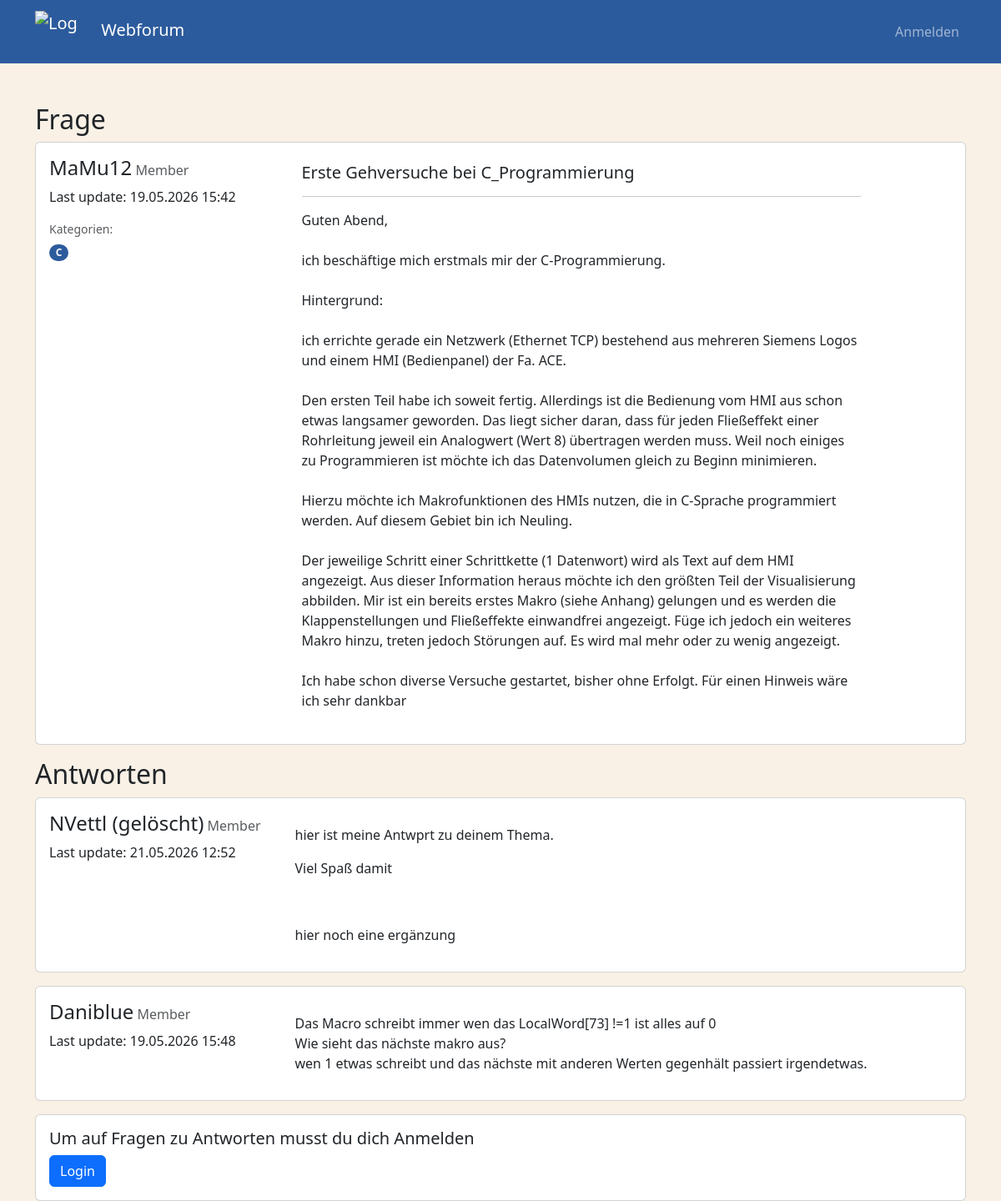
The page /beitrag.php?id=35 on the database its author committed.
### tables this page shows
CREATE TABLE `Beitrag` (
  `BeitragID` int(10) UNSIGNED NOT NULL,
  `Erstellungsdatum` timestamp NOT NULL DEFAULT current_timestamp() ON UPDATE current_timestamp(),
  `Titel` varchar(100) NOT NULL,
  `Textinhalt` varchar(10000) NOT NULL,
  `ParentID` int(10) UNSIGNED DEFAULT NULL,
  `NutzerID` int(10) UNSIGNED NOT NULL
);

CREATE TABLE `Nutzer` (
  `NutzerID` int(10) UNSIGNED NOT NULL,
  `Benutzername` varchar(50) NOT NULL,
  `Email` varchar(100) NOT NULL,
  `PasswordHash` varchar(255) NOT NULL,
  `Vorname` varchar(100) NOT NULL,
  `Nachname` varchar(100) NOT NULL,
  `RollenID` int(10) UNSIGNED NOT NULL
);

CREATE TABLE `Rollen` (
  `RollenID` int(11) UNSIGNED NOT NULL,
  `Bezeichnung` varchar(500) NOT NULL,
  `Berechtigung` varchar(50) NOT NULL
);

CREATE TABLE `Thema` (
  `ThemenID` int(10) UNSIGNED NOT NULL,
  `NutzerID` int(10) UNSIGNED NOT NULL,
  `Kategorie` varchar(50) NOT NULL
);

### src/beitrag.php (the view, shortened to what this page needs)
<?php
include 'connection.php';
if (isset($_GET['id']) && is_numeric($_GET['id'])) {
    $beitragID = $_GET['id'];
    $sqlBeitragFrage = $con->prepare("SELECT Beitrag.*, Nutzer.Benutzername, Rollen.Berechtigung FROM Beitrag JOIN Nutzer ON Beitrag.NutzerID = Nutzer.NutzerID JOIN Rollen ON Nutzer.RollenID = Rollen.RollenID WHERE Beitrag.BeitragID = ? AND Beitrag.ParentID is NULL");
    $sqlBeitragFrage->bind_param("i", $beitragID);
    $sqlBeitragFrage->execute();
    $sqlReturnFrage = $sqlBeitragFrage->get_result();
    if ($sqlReturnFrage->num_rows === 1) {
        $beitragData = $sqlReturnFrage->fetch_assoc();
    } else {
        $_SESSION['meldung'] = "<div class='alert alert-danger mb-3'>Dieser Beitrag existiert nicht (mehr).</div>";
        header("Location: index.php");
        exit();
    }
    $sqlKategorien = $con->prepare("SELECT Thema.Kategorie FROM Thema JOIN BeitragKategorie ON Thema.ThemenID = BeitragKategorie.ThemenID WHERE BeitragKategorie.BeitragID = ?");
    $sqlKategorien->bind_param("i", $beitragID);
    $sqlKategorien->execute();
    $resKategorien = $sqlKategorien->get_result();
    $sqlBeitragAntwort = $con->prepare("SELECT Beitrag.*, Nutzer.Benutzername, Rollen.Berechtigung FROM Beitrag JOIN Nutzer ON Beitrag.NutzerID = Nutzer.NutzerID JOIN Rollen ON Nutzer.RollenID = Rollen.RollenID WHERE Beitrag.ParentID= ? ORDER BY Erstellungsdatum DESC");
    $sqlBeitragAntwort->bind_param("i", $beitragID);
    $sqlBeitragAntwort->execute();
    $sqlReturnAntwort = $sqlBeitragAntwort->get_result();
}
?>
<!DOCTYPE html>
<html lang="de">
<head>
    <link href="https://cdn.jsdelivr.net/npm/bootstrap@5.3.8/dist/css/bootstrap.min.css" rel="stylesheet"
>
    <link rel="stylesheet" href="style.css">
    <link rel="stylesheet" href="https://cdn.jsdelivr.net/npm/bootstrap-icons@1.13.1/font/bootstrap-icons.min.css">
</head>
<body>
    <nav class="navbar navbar-expand-lg navbar-dark">
        <div class="container">
            <a class="navbar-brand" href="index.php">
                <img src="./pictures/Logo-Webforum.png" alt="Logo" width="50" height="50"
                    class="d-inline-block align-text-center me-4">
                Webforum
            </a>
            <div class="collapse navbar-collapse" id="navbarNavAltMarkup">
                <div class="navbar-nav ms-auto">
                    <?php if (isset($_SESSION['userID'])): ?>
                        <a class="nav-link" href="profil.php">Mein Profil</a>
                        <a class="nav-link text-danger" href="logout.php">Abmelden</a>
                    <?php else: ?>
                        <a class="nav-link" href="login.php">Anmelden</a>
                    <?php endif; ?>
                </div>
            </div>
        </div>
    </nav>
    <div class="container d-flex flex-column justify-content-center mt-5">
        <h2>Frage</h2>
        <div class="card mb-3 w-100">
            <div class="row g-0">
                <div class="col-md-3 ms-3 mt-3 ">
                    <h4><?= htmlspecialchars($beitragData['Benutzername']) ?><small class="text-muted fs-6">
                            <?= htmlspecialchars($beitragData['Berechtigung']) ?></small></h4>
                    <p>Last update: <?= date("d.m.Y H:i", strtotime($beitragData['Erstellungsdatum'])) ?></p>
                    <div class="mt-2">
                        <p class="small text-muted mb-1">Kategorien:</p>
                        <?php if ($resKategorien->num_rows > 0): ?>
                            <?php while ($kat = $resKategorien->fetch_assoc()): ?>
                                <span class="badge rounded-pill me-1 kategorie-pille">
                                    <?= htmlspecialchars($kat['Kategorie']) ?>
                                </span>
                            <?php endwhile; ?>
                        <?php else: ?>
                            <span class="text-muted small">Keine Kategorien</span>
                        <?php endif; ?>
                    </div>
                </div>
            <?php if (isset($_SESSION['questionEdit']) && $_SESSION['questionEdit']): ?>
                    <div class="col-md-8">
                        <div class="card-body">
                            <form method="post" class="m-3">
                                <div class="mb-4">
                                    <input class="form-control" rows="5" id="FrageTitelEdit" name="FrageTitelEdit"
                                        value="<?= htmlspecialchars($beitragData['Titel']) ?>"></input>
                                </div>
                                <div class="mb-4">
                                    <textarea class="form-control" rows="5" id="FrageEdit"
                                        name="FrageEdit"><?= $beitragData['Textinhalt'] ?></textarea>
                                </div>
                                <button type="submit" class="btn btn-primary" name="btnEditQuestionSave">Speichern</button>
                            </form>
                        </div>
                    </div>
                <?php else: ?>
                    <div class="col-md-8 position-relative">
                        <div class="card-body p-4 pe-5">
                            <h5 class="card-title"><?= htmlspecialchars($beitragData['Titel']) ?></h5>
                            <hr>
                            <p class="card-text">
                                <?= $beitragData['Textinhalt'] ?>
                            </p>
                        </div>
                    </div>
                <?php endif; ?>
            </div>
        </div>
        <h2>Antworten</h2>
        <?php if ($sqlReturnAntwort->num_rows > 0): ?>
            <?php while ($row = $sqlReturnAntwort->fetch_assoc()): ?>
                <?php if (isset($_SESSION['answerID']) && $_SESSION['answerID'] === $row['BeitragID']): ?>
                    <div class="card mb-3 w-100">
                        <div class="row g-0">
                            <div class="col-md-3 ms-3 mt-3">
                                <h4><?= htmlspecialchars($row['Benutzername']) ?><small class="text-muted fs-6">
                                        <?= htmlspecialchars($row['Berechtigung']) ?></small></h4>
                                <p>Last update: <?= date("d.m.Y H:i", strtotime($row['Erstellungsdatum'])) ?></p>
                            </div>
                            <div class="col-md-8">
                                <div class="card-body">
                                    <form method="post" class="m-3">
                                        <div class="mb-4">
                                            <textarea class="form-control" rows="5" id="AntwortEdit"
                                                name="AntwortEdit"><?= $row['Textinhalt'] ?></textarea>
                                        </div>
                                        <button type="submit" class="btn btn-primary" name="btnEditAnswerSave"
                                            value="<?= $row['BeitragID'] ?>">Speichern</button>
                                    </form>
                                </div>
                            </div>
                        </div>
                    </div>
                <?php else: ?>
                    <div class="card mb-3 w-100">
                        <div class="row g-0">
                            <div class="col-md-3 ms-3 mt-3">
                                <h4><?= htmlspecialchars($row['Benutzername']) ?><small class="text-muted fs-6">
                                        <?= htmlspecialchars($row['Berechtigung']) ?></small></h4>
                                <p>Last update: <?= date("d.m.Y H:i", strtotime($row['Erstellungsdatum'])) ?></p>
                            </div>
                            <div class="col-md-8">
                                <div class="card-body">
                                    <p class="card-text"><?= $row['Textinhalt'] ?>
                                    </p>
                                </div>
                            </div>
                        </div>
                    </div>
                <?php endif; ?>
            <?php endwhile; ?>
        <?php else: ?>
            <div class="card mb-3">
                <p class="text-center mb-2 mt-2">Bisher gibt es keine Antworten.</p>
            </div>
        <?php endif; ?>
        <?php if (isset($_SESSION['userID'])): ?>
            <div class="card w-100">
                <div class="card-body">
                    <h5 class="card-title">Antworte auf diese Frage</h5>
                    <div class="card-text">
                        <form method="post" class="m-3">
                            <div class="mb-4">
                                <textarea class="form-control" rows="5" id="Antwort" name="Antwort"></textarea>
                            </div>
                            <button type="submit" class="btn btn-primary" name="btnAntwort">Antworten</button>
                        </form>
                    </div>
                </div>
            </div>
        <?php else: ?>
            <div class="card w-100">
                <div class="card-body">
                    <h5 class="card-title">Um auf Fragen zu Antworten musst du dich Anmelden</h5>
                    <div class="card-text">
                        <a class="btn btn-primary" href="login.php" role="button">Login</a>
                    </div>
                </div>
            </div>
        <?php endif; ?>
    </div>
</body>

### src/style.css (style rules this page uses)
body { background-color: rgb(249, 241, 230); }
.navbar { background-color: rgb(44, 91, 157); }
.kategorie-pille { --bs-badge-bg: rgb(44, 91, 157); background-color: var(--bs-badge-bg) !important; }

### rows shown on the page
beitrag: NutzerID.Benutzername "MaMu12", rollen.Berechtigung "Member", Erstellungsdatum "19.05.2026 15:42", Titel "Erste Gehversuche bei C_Programmierung", Textinhalt "Guten Abend, ich beschäftige mich erstmals mir der C-Programmierung. Hintergrund: ich errichte gerade ein Netzwerk (Ethernet TCP) bestehend aus mehreren Siemens Logos und einem HMI (Bedienpanel) der Fa. ACE. Den ersten Teil habe ich soweit fertig. Allerdings ist die Bedienung vom HMI aus schon etwas langsamer geworden. Das liegt sicher daran, dass für jeden Fließeffekt einer Rohrleitung jeweil ein Analogwert (Wert 8) übertragen werden muss. Weil noch einiges zu Programmieren ist möchte ich das Datenvolumen gleich zu Beginn minimieren. Hierzu möchte ich Makrofunktionen des HMIs nutzen, die in C-Sprache programmiert werden. Auf diesem Gebiet bin ich Neuling. Der jeweilige Schritt einer…"
thema: Kategorie "C"
beitrag: NutzerID.Benutzername "NVettl (gelöscht)", rollen.Berechtigung "Member", Erstellungsdatum "21.05.2026 12:52", Textinhalt "hier ist meine Antwprt zu deinem Thema. Viel Spaß damit hier noch eine ergänzung"
beitrag: NutzerID.Benutzername "Daniblue", rollen.Berechtigung "Member", Erstellungsdatum "19.05.2026 15:48", Textinhalt "Das Macro schreibt immer wen das LocalWord[73] !=1 ist alles auf 0 Wie sieht das nächste makro aus? wen 1 etwas schreibt und das nächste mit anderen Werten gegenhält passiert irgendetwas."
